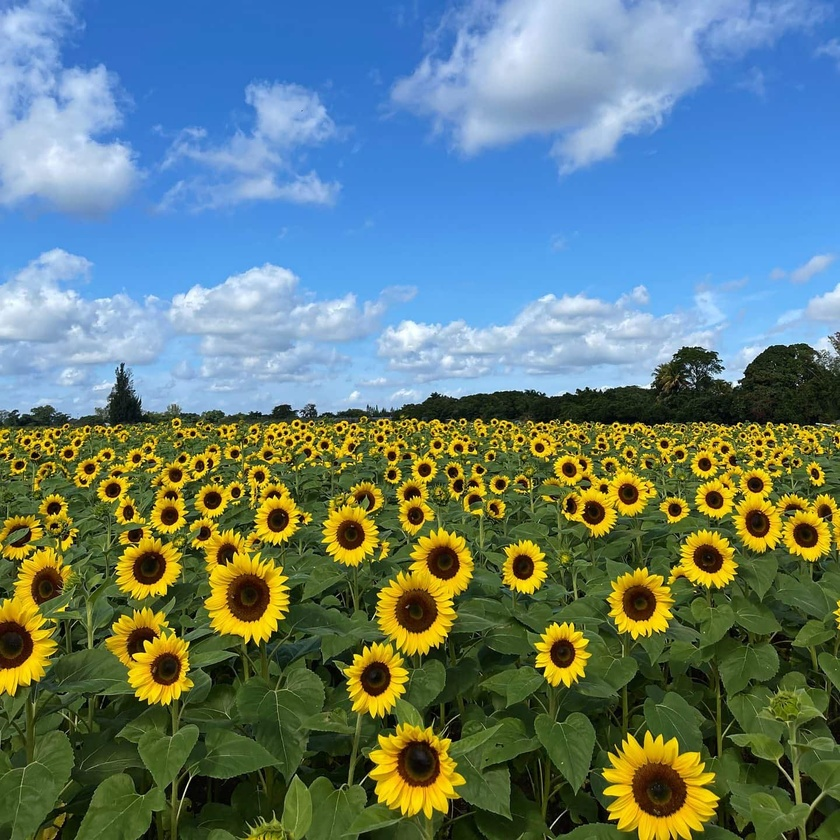
#> input picture Assignment 02/the_berry_farms_sunflower_field.jpeg, 840 x 840 px, shrunk from 1440 x 1440 before the run, found by its file name
$ jupyter execute --allow-errors Untitled-1.ipynb   (older library calls are emulated)
#> lines starting #> are read from the running program, lines starting #| are printed output that depends on the picture; long printed decimals are rounded
[cell 1]
import cv2
import numpy as np
from matplotlib import pyplot as plt
from scipy import ndimage
from skimage.feature import peak_local_max

[cell 2]
def laplacian_of_gaussian(image, sigma):
    ksize = int(6*sigma + 1) | 1  # ensure odd kernel size
    log_kernel = cv2.getGaussianKernel(ksize, sigma) * cv2.getGaussianKernel(ksize, sigma).T
    log_kernel = log_kernel - log_kernel.mean()
    response = cv2.filter2D(image, cv2.CV_64F, log_kernel)
    return response

image = cv2.imread(r'D:\5th sem\Image proccessing\EN3160-Assignment-1---Intensity-Transformations-and-Neighborhood-Filtering\Assignment 02\the_berry_farms_sunflower_field.jpeg', cv2.IMREAD_GRAYSCALE)
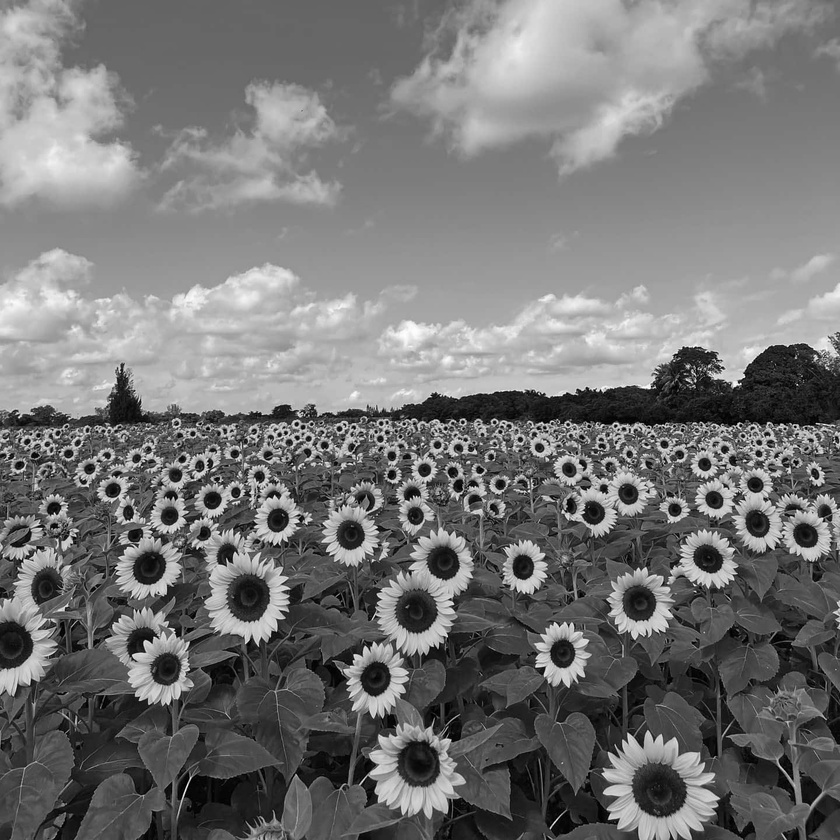
#> image: shape (840, 840); min 0, max 255, mean 117.2
sigmas = np.linspace(2, 12, 13)
h, w = image.shape
#> h = 840; w = 840
stack = np.zeros((h, w, len(sigmas)))

# Build scale-space
for i, sigma in enumerate(sigmas):
    log_resp = ndimage.gaussian_laplace(image, sigma)
    stack[:, :, i] = sigma**2 * np.abs(log_resp)  # scale normalization
#> this loop made 13 passes
#> pass 1, `log_resp = ndimage.gaussian_laplace(image, sigma)`:
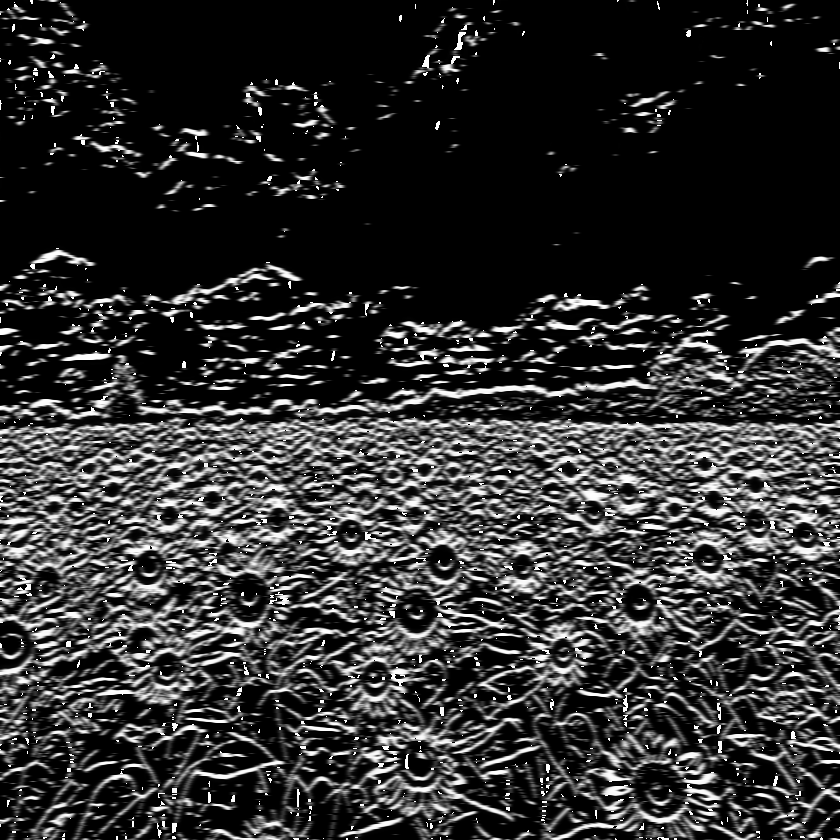
#> log_resp: shape (840, 840); min 0, max 255, mean 48.4
#> pass 2, `log_resp = ndimage.gaussian_laplace(image, sigma)`:
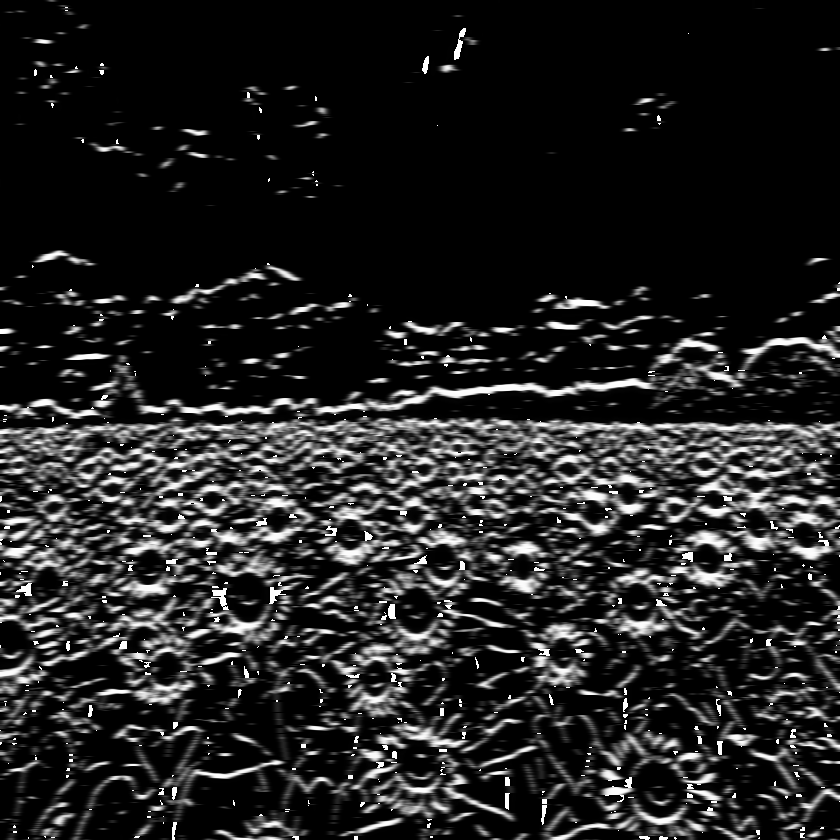
#> log_resp: shape (840, 840); min 0, max 255, mean 34.9
#> pass 3, `log_resp = ndimage.gaussian_laplace(image, sigma)`:
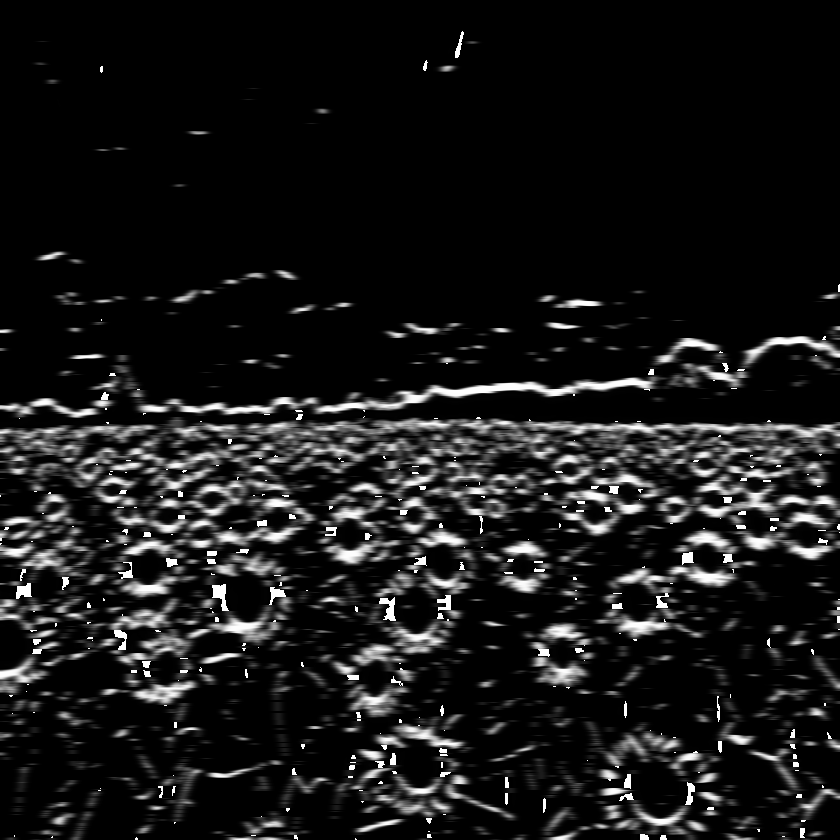
#> log_resp: shape (840, 840); min 0, max 255, mean 24.5

# Detect local maxima in 3D space (x, y, sigma)
#> (the rest of this cell did not finish here and is left out)

[cell 3]
import numpy as np
import cv2
from scipy import ndimage
from skimage.feature import peak_local_max  # Import for local maxima detection

# Optional: Set a random seed for reproducibility (not required for blob detection)
# np.random.seed(0)

def laplacian_of_gaussian(image, sigma):
    ksize = int(6*sigma + 1) | 1  # ensure odd kernel size
    log_kernel = cv2.getGaussianKernel(ksize, sigma) * cv2.getGaussianKernel(ksize, sigma).T
    log_kernel = log_kernel - log_kernel.mean()
    response = cv2.filter2D(image, cv2.CV_64F, log_kernel)
    return response

# Load the image in grayscale
image = cv2.imread(r'D:\5th sem\Image proccessing\EN3160-Assignment-1---Intensity-Transformations-and-Neighborhood-Filtering\Assignment 02\the_berry_farms_sunflower_field.jpeg', cv2.IMREAD_GRAYSCALE)
sigmas = np.linspace(2, 12, 13)
h, w = image.shape
stack = np.zeros((h, w, len(sigmas)))

# Build scale-space
for i, sigma in enumerate(sigmas):
    log_resp = ndimage.gaussian_laplace(image, sigma)
    stack[:, :, i] = sigma**2 * np.abs(log_resp)  # scale normalization

# Detect local maxima in 3D space (x, y, sigma)
# Set a reasonable threshold (adjust as needed)
threshold = 0.03
coordinates = peak_local_max(stack, threshold_abs=threshold, footprint=np.ones((3, 3, 3)))
blobs = [(y, x, sigmas[z]) for y, x, z in coordinates]
#> blobs = 22118 items

# Optional: Print or visualize the detected blobs
print("Number of blobs detected:", len(blobs))
#| Number of blobs detected: 22118
for blob in blobs:
    print(f"y: {blob[0]}, x: {blob[1]}, sigma: {blob[2]}")
#> this loop made 22118 passes
#> blob on passes 1 to 3: (587, 277, 7.83), (588, 276, 7.83), (588, 277, 7.83)
#| y: 587, x: 277, sigma: 7.833
#| y: 588, x: 276, sigma: 7.833
#| y: 588, x: 277, sigma: 7.833
#| y: 588, x: 278, sigma: 7.833
#| y: 589, x: 276, sigma: 7.833
#| y: 589, x: 277, sigma: 7.833
#| y: 589, x: 278, sigma: 7.833
#| y: 590, x: 275, sigma: 7.833
#> (further printed lines are left out)

$ run again, with Assignment 02/billboard.png saved as Assignment 02/the_berry_farms_sunflower_field.jpeg
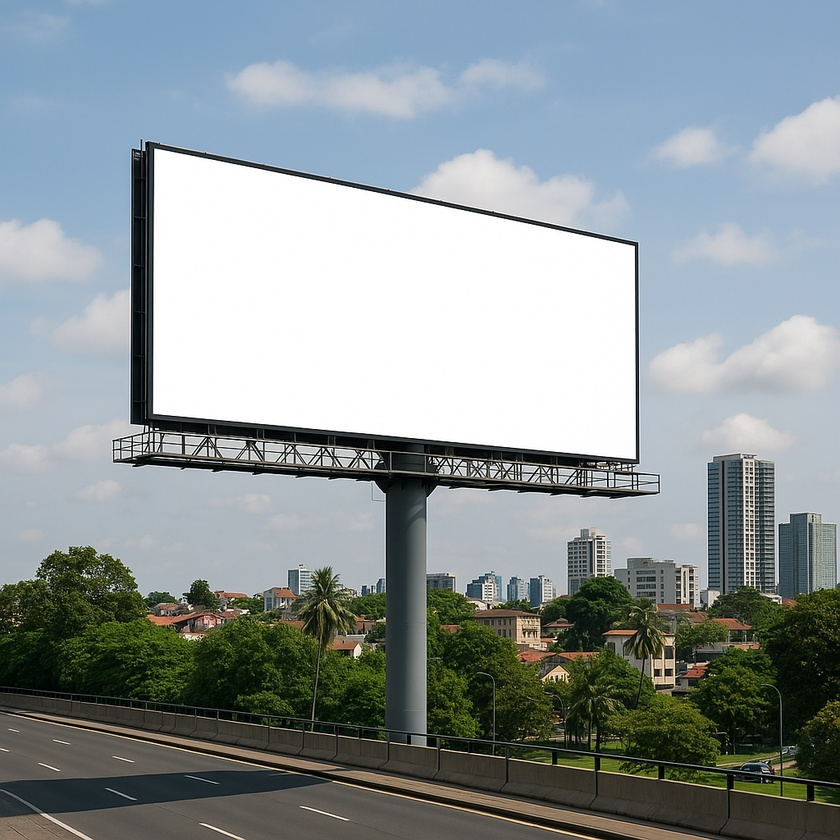
#> input picture Assignment 02/billboard.png, 840 x 840 px, shrunk from 1024 x 1024 before the run, found by its file name
#> `image = cv2.imread(r'D:\5th sem\Image proccessing\EN3160-Assignment-1-..`:
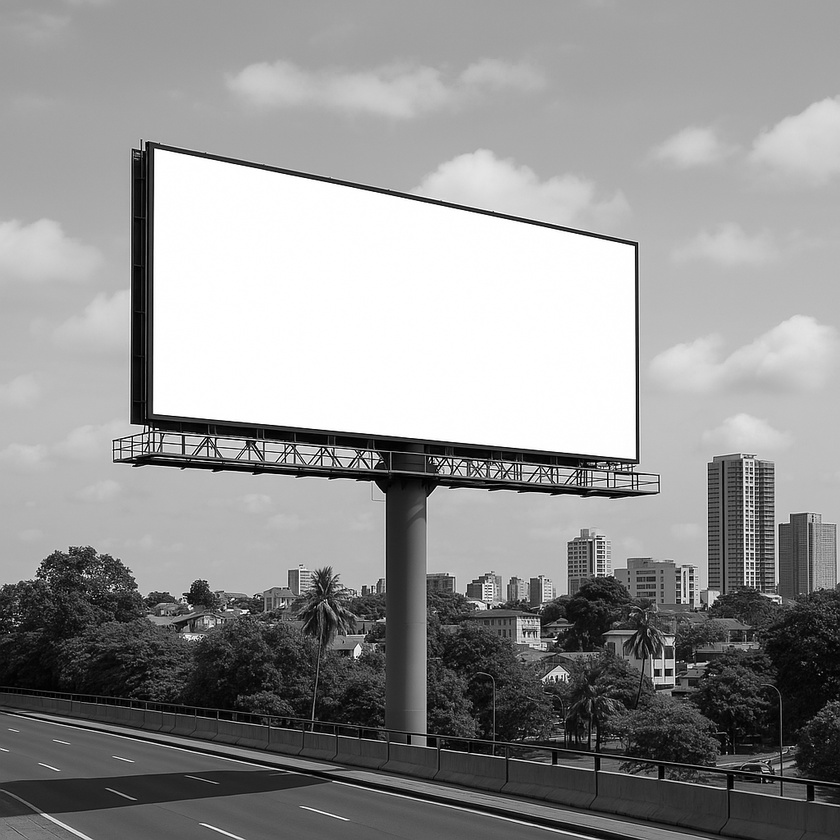
#> image: shape (840, 840); min 0, max 255, mean 147.3
#> the loop `for i, sigma in enumerate(sigmas):` made 13 passes
#> pass 3, `log_resp = ndimage.gaussian_laplace(image, sigma)`:
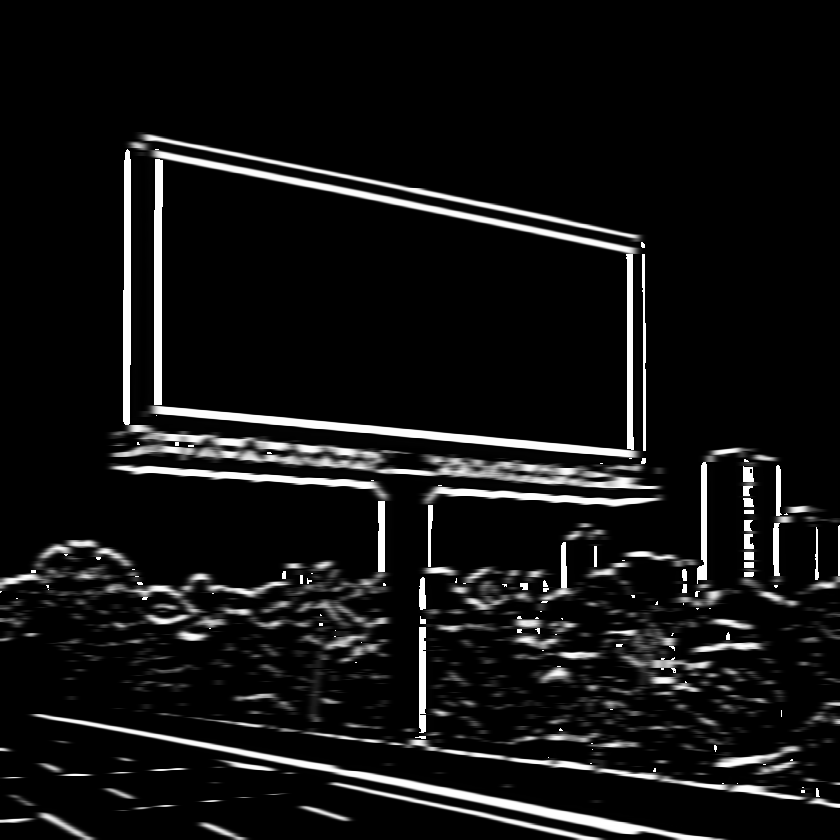
#> log_resp: shape (840, 840); min 0, max 255, mean 19.2
#> blobs = 31228 items
#| Number of blobs detected: 31228
#> the loop `for blob in blobs:` made 31228 passes
#> blob on passes 1 to 3: (158, 160, 7), (158, 161, 7), (159, 160, 7)
#> (printed output is left out)
